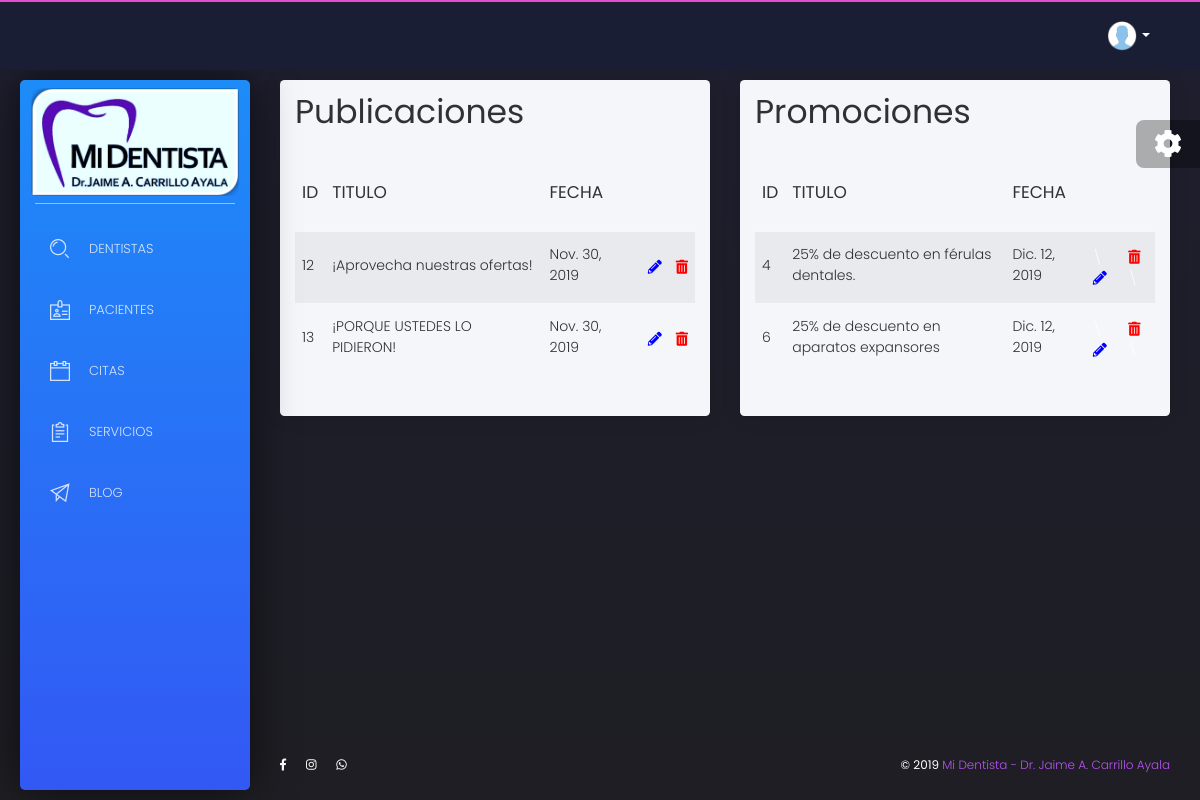
/core/blog (signed in), run on the app's committed database.
### core/models.py (models this page shows)
class Publicacion(models.Model):
    id = models.AutoField(primary_key=True)
    titulo = models.CharField(max_length=128)
    descripcion = models.CharField(max_length=1024)
    created = models.DateField(auto_now=True)
    image = models.ImageField(upload_to='post/%Y/%m/%D/', null=True, blank=True)

class Promocion(models.Model):
    id = models.AutoField(primary_key=True)
    tratamiento = models.ForeignKey(Tratamiento, on_delete=models.CASCADE, blank=True, null=True)
    titulo = models.CharField(max_length=64)
    descripcion = models.CharField(max_length=512)
    descuento = models.DecimalField(max_digits=5, decimal_places=2, default=0, validators=[MinValueValidator(0)])
    image = models.ImageField(upload_to='promo/%Y/%m/%D/', null=True, blank=True)
    created = models.DateField(auto_now=True)

### core/views.py (the view)
# urls.py: path('blog', Blog, name = 'blog'),
@user_passes_test(lambda u: u.is_superuser)
def Blog(request):
    promociones = Promocion.objects.all()
    publicaciones = Publicacion.objects.all()
    return render(request, "core/blog.html", {'publicaciones':publicaciones, 'promociones':promociones})

### core/templates/core/blog.html (shortened to what this page needs)
{% extends 'core/base.html' %}
{% load static %}
{% block content %}
<div class="content">
    <div class="row">
        <div class="col-md-6">
			<div class="card white-content">
              	<div class="card-header">
              		<h1>Publicaciones</h1>
				</div>
				<div class="card-body">
					<div class="table-responsive">
						<table class="table table-striped" id="">
							<thead class=" text-primary">
								<th>
									<h4>ID</h4>
								</th>
								<th>
									<h4>Titulo</h4>
								</th>
								<th>
									<h4>Fecha</h4>
								</th>
								<th>
								</th>
							</thead>
							<tbody>
								{% for publicacion in publicaciones %}
									<tr>
										<td>
											<p>{{publicacion.id}}</p>
										</td>
										<td>
											<p>{{publicacion.titulo}}</p>
										</td>
										<td>
											<p>{{publicacion.created}}</p>
										</td>
										<td>
												<a href="{% url 'core:modificarpublicacion' publicacion.pk %}">
													<font color=blue><i class="fas fa-pencil-alt"></i></font>
												</a>
										</td>
										<td>
												<a href="{% url 'core:eliminarpublicacion' publicacion.id|slugify %}">
													<font color=red><i class="fas fa-trash-alt"></i></font>
												</a>
										</td>
									</tr>
								{% endfor %}
							</tbody>
						</table>
					</div>
				</div>
			</div>
		</div>
		<div class="col-md-6">
			<div class="card white-content">
				<div class="card-header">
					<h1>Promociones</h1>
				</div>
				<div class="card-body">
					<div class="table-responsive">
						<table class="table table-striped " id="">
							<thead class=" text-primary">
								<th>
									<h4>ID</h4>
								</th>
								<th>
									<h4>Titulo</h4>
								</th>
								<th>
									<h4>Fecha</h4>
								</th>
								<th>
								</th>
							</thead>
							<tbody>
								{% for promocion in promociones %}
									<tr>
										<td>
											<p>{{promocion.id}}</p>
										</td>
										<td>
											<p>{{promocion.titulo}}</p>
										</td>
										<td>
											<p>{{promocion.created}}</p>
										</td>
										<td>
												<a href="{% url 'core:modificarpromocion' promocion.pk %}">
													<font color=blue><i class="fas fa-pencil-alt"></i></font>
												</a>
										</td>
										<td>
												<a href="{% url 'core:eliminarpromocion' promocion.id|slugify %}">
													<font color=red><i class="fas fa-trash-alt"></i></font>
												</a>
										</td>
									</tr>
									{% endfor %}
								</tbody>
							</table>
						</div>
					</div>
				</div>
			</div>
		</div>
	</div>
{% endblock %}

### data on the page
Publicacion: id "12", titulo "¡Aprovecha nuestras ofertas!", created "Nov. 30, 2019"
Publicacion: id "13", titulo "¡PORQUE USTEDES LO PIDIERON!", created "Nov. 30, 2019"
Promocion: id "4", titulo "25% de descuento en férulas dentales.", created "Dic. 12, 2019"
Promocion: id "6", titulo "25% de descuento en aparatos expansores", created "Dic. 12, 2019"
